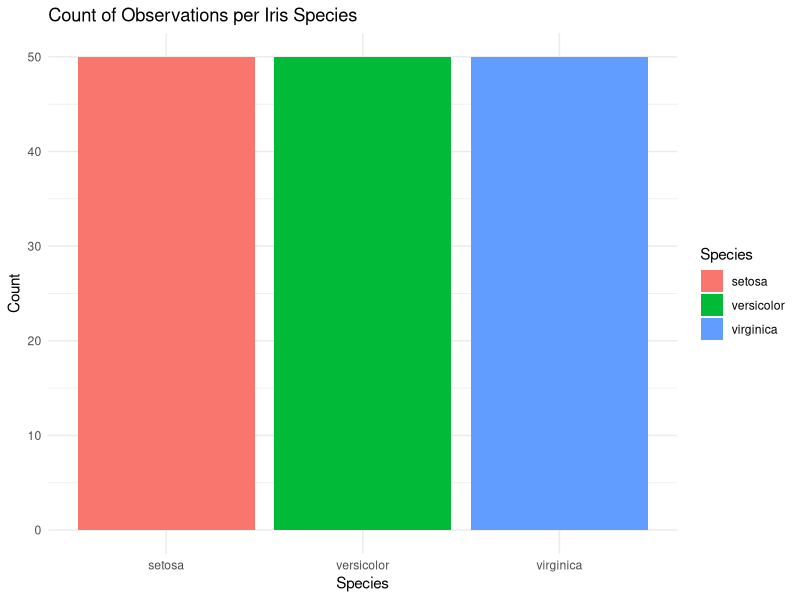
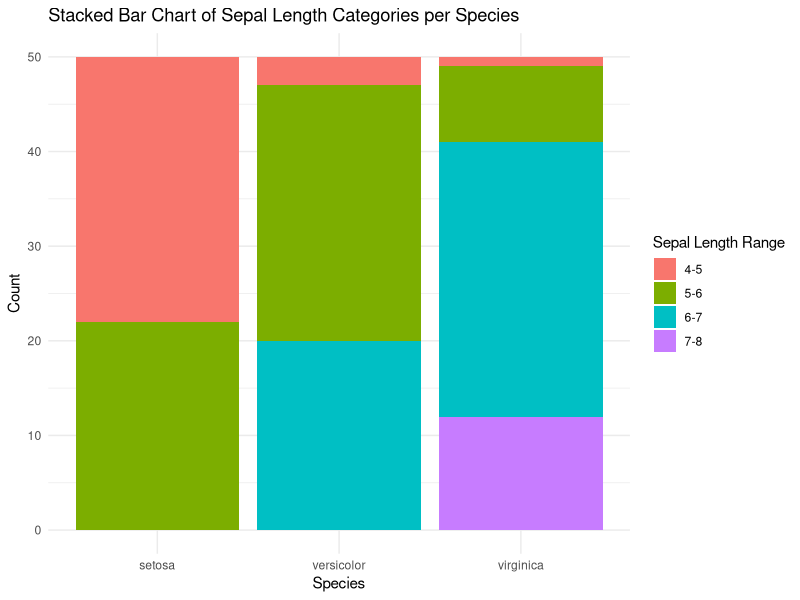

These figures' R source, in order:
# -------------------------------
# Install required packages (run once)
# -------------------------------
if (!require(ggplot2)) install.packages("ggplot2", dependencies = TRUE)
if (!require(dplyr)) install.packages("dplyr", dependencies = TRUE)

# -------------------------------
# Load libraries
# -------------------------------
library(ggplot2)
library(dplyr)

# -------------------------------
# Load iris dataset
# -------------------------------
data("iris")

# -------------------------------
# 1. Simple Bar Chart (Species Count)
# -------------------------------
species_counts <- iris %>%
  group_by(Species) %>%
  summarise(Count = n(), .groups = "drop")

ggplot(species_counts, aes(x = Species, y = Count, fill = Species)) +
  geom_bar(stat = "identity") +
  labs(
    title = "Count of Observations per Iris Species",
    x = "Species",
    y = "Count"
  ) +
  theme_minimal()

# -------------------------------
# 2. Stacked Bar Chart (Species vs. Sepal Length Categories)
# -------------------------------
# Create categories for Sepal.Length
iris$SepalLengthCat <- cut(
  iris$Sepal.Length,
  breaks = c(4, 5, 6, 7, 8),
  labels = c("4-5", "5-6", "6-7", "7-8"),
  include.lowest = TRUE
)

# Count by Species and SepalLengthCat
stacked_counts <- iris %>%
  group_by(Species, SepalLengthCat) %>%
  summarise(Count = n(), .groups = "drop")

ggplot(stacked_counts, aes(x = Species, y = Count, fill = SepalLengthCat)) +
  geom_bar(stat = "identity") +
  labs(
    title = "Stacked Bar Chart of Sepal Length Categories per Species",
    x = "Species",
    y = "Count",
    fill = "Sepal Length Range"
  ) +
  theme_minimal()
